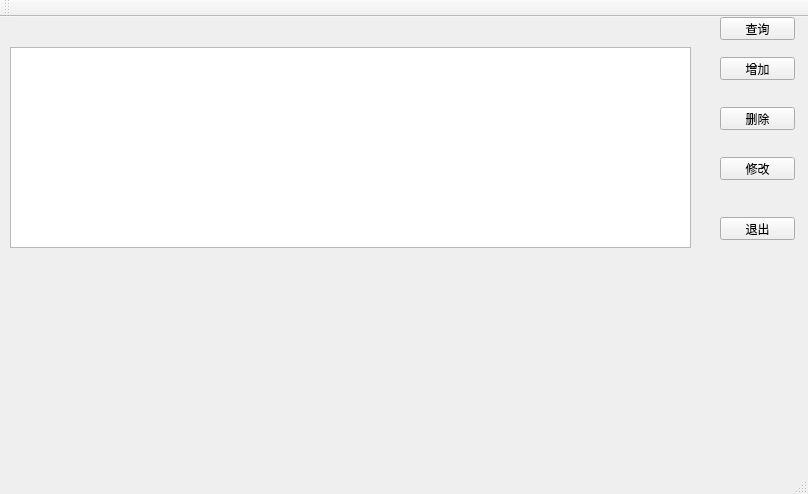
<?xml version="1.0" encoding="UTF-8"?>
<ui version="4.0">
 <class>MainWindow</class>
 <widget class="QMainWindow" name="MainWindow">
  <property name="geometry">
   <rect>
    <x>0</x>
    <y>0</y>
    <width>808</width>
    <height>494</height>
   </rect>
  </property>
  <property name="windowTitle">
   <string>MainWindow</string>
  </property>
  <widget class="QWidget" name="centralWidget">
   <widget class="QTableView" name="tableView">
    <property name="geometry">
     <rect>
      <x>10</x>
      <y>30</y>
      <width>681</width>
      <height>201</height>
     </rect>
    </property>
   </widget>
   <widget class="QPushButton" name="pushButton">
    <property name="geometry">
     <rect>
      <x>720</x>
      <y>40</y>
      <width>75</width>
      <height>23</height>
     </rect>
    </property>
    <property name="text">
     <string>增加</string>
    </property>
   </widget>
   <widget class="QPushButton" name="pushButton_2">
    <property name="geometry">
     <rect>
      <x>720</x>
      <y>90</y>
      <width>75</width>
      <height>23</height>
     </rect>
    </property>
    <property name="text">
     <string>删除</string>
    </property>
   </widget>
   <widget class="QPushButton" name="pushButton_3">
    <property name="geometry">
     <rect>
      <x>720</x>
      <y>140</y>
      <width>75</width>
      <height>23</height>
     </rect>
    </property>
    <property name="text">
     <string>修改</string>
    </property>
   </widget>
   <widget class="QPushButton" name="queryButton">
    <property name="geometry">
     <rect>
      <x>720</x>
      <y>0</y>
      <width>75</width>
      <height>23</height>
     </rect>
    </property>
    <property name="text">
     <string>查询</string>
    </property>
   </widget>
   <widget class="QPushButton" name="exitpushButton">
    <property name="geometry">
     <rect>
      <x>720</x>
      <y>200</y>
      <width>75</width>
      <height>23</height>
     </rect>
    </property>
    <property name="text">
     <string>退出</string>
    </property>
   </widget>
  </widget>
  <widget class="QMenuBar" name="menuBar">
   <property name="geometry">
    <rect>
     <x>0</x>
     <y>0</y>
     <width>808</width>
     <height>23</height>
    </rect>
   </property>
  </widget>
  <widget class="QToolBar" name="mainToolBar">
   <attribute name="toolBarArea">
    <enum>TopToolBarArea</enum>
   </attribute>
   <attribute name="toolBarBreak">
    <bool>false</bool>
   </attribute>
  </widget>
  <widget class="QStatusBar" name="statusBar"/>
 </widget>
 <layoutdefault spacing="6" margin="11"/>
 <resources/>
 <connections/>
</ui>
